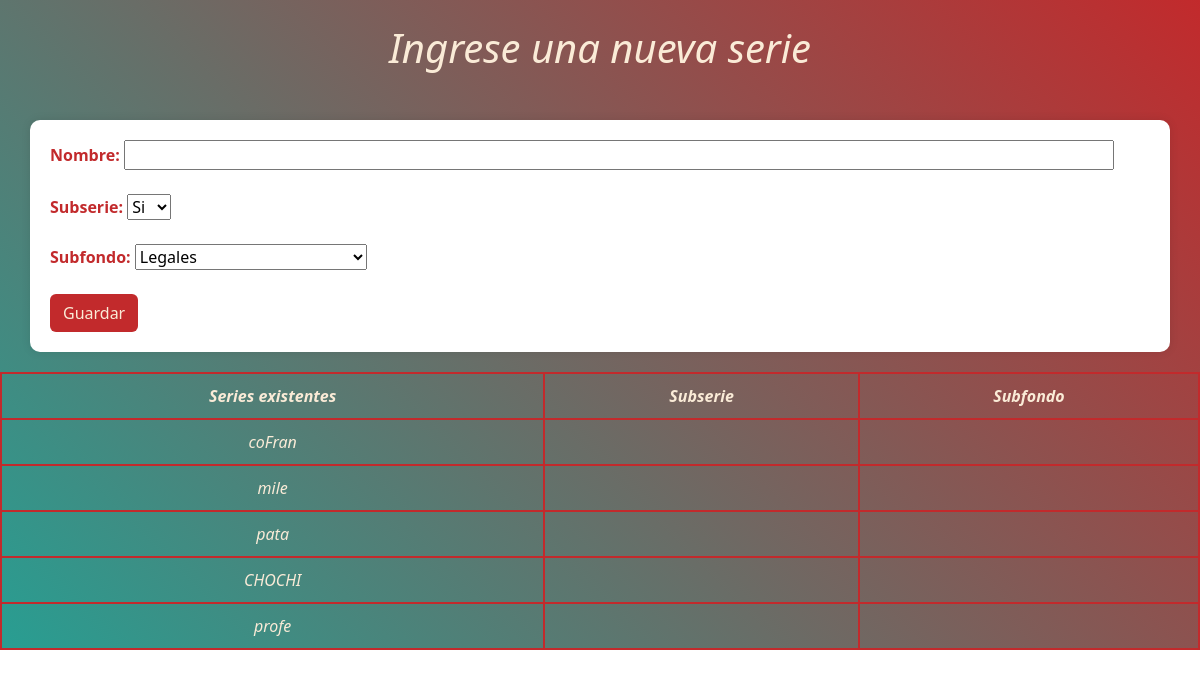
The app's page /museo/registrarSerie.php with its own data.
### tables this page shows
CREATE TABLE `serie` (
  `id_serie` int(11) NOT NULL,
  `nombre_serie` text NOT NULL,
  `nombre_subserie` enum('Si','No') NOT NULL,
  `id_subfondo` int(11) NOT NULL
);

### museo/registrarSerie.php (the view, shortened to what this page needs)
<!DOCTYPE html>
<html>
<head>
    <link href="https://cdn.jsdelivr.net/npm/bootstrap@5.3.1/dist/css/bootstrap.min.css" rel="stylesheet">
</head>
<body>
    <br>
    <h1 class="text-center">Ingrese una nueva serie</h1>
<div class="container mt-5 custom-form">
    <form action="consultaRegistrarSerie.php" method="post">
        <div class="form-group">
        <label class="custom-label text-center" for="nombre_serie">Nombre:</label>
        <input class="custom-input" type="text" id="nombre_serie" name="nombre_serie" required><br><br>
        <label for="subserie" class="custom-label text-center">Subserie:</label>
        <select name="subserie" required><br></br>
            <option value="si">Si</option>
        </select>
        <br></br>
        <label for="subfondo" class="custom-label text-center">Subfondo:</label>
        <select name="subfondo" required><br></br>
            <option value="Legales">Legales</option>
        </select>
        <br></br>
        </div>
        <button type="submit" class="btn btn-custom">Guardar</button>
    </form>
</div>
<?php
    include("conexion.php");
    $sql = "SELECT * FROM serie";
    $result = $datos_bd->query($sql);
    if ($result->num_rows > 0) {
        echo "<table class='custom-table'>
        <tr>
            <th>Series existentes</th>
            <th>Subserie</th>
            <th>Subfondo</th>
        </tr>";
    }
    while ($row = $result->fetch_assoc()) {
        echo "<tr>
                <td>" . $row["nombre_serie"] . "</td>
                <td>" . $row["subserie"] . "</td>
                <td>" . $row["subfondo"] . "</td>
                </tr>";
    }
    ?>
</body>
</html>

### museo/registrarSerie.php (style rules this page uses)
body { background: linear-gradient(45deg, #289e92, #c22a2c); background-repeat: no-repeat; height: max }
h1 { color: antiquewhite; font-style: oblique; }
.btn-custom { background-color: #c22a2c; color: antiquewhite; }
.custom-form { background-color: white; padding: 20px; border-radius: 10px; box-shadow: 0 0 10px rgba(0, 0, 0, 0.1); }
.custom-label { color: #c22a2c; font-weight: bold; }
.custom-input { width: 90%; }
.custom-table { width: 100%; margin-top: 20px; border-collapse: collapse; border: 1px solid #c22a2c; }
.custom-table th, .custom-table td { padding: 10px; border: 2px solid #c22a2c; text-align: center; color: antiquewhite; font-style: oblique; }

### records on screen
serie: nombre_serie "coFran"
serie: nombre_serie "mile"
serie: nombre_serie "pata"
serie: nombre_serie "CHOCHI"
serie: nombre_serie "profe"
